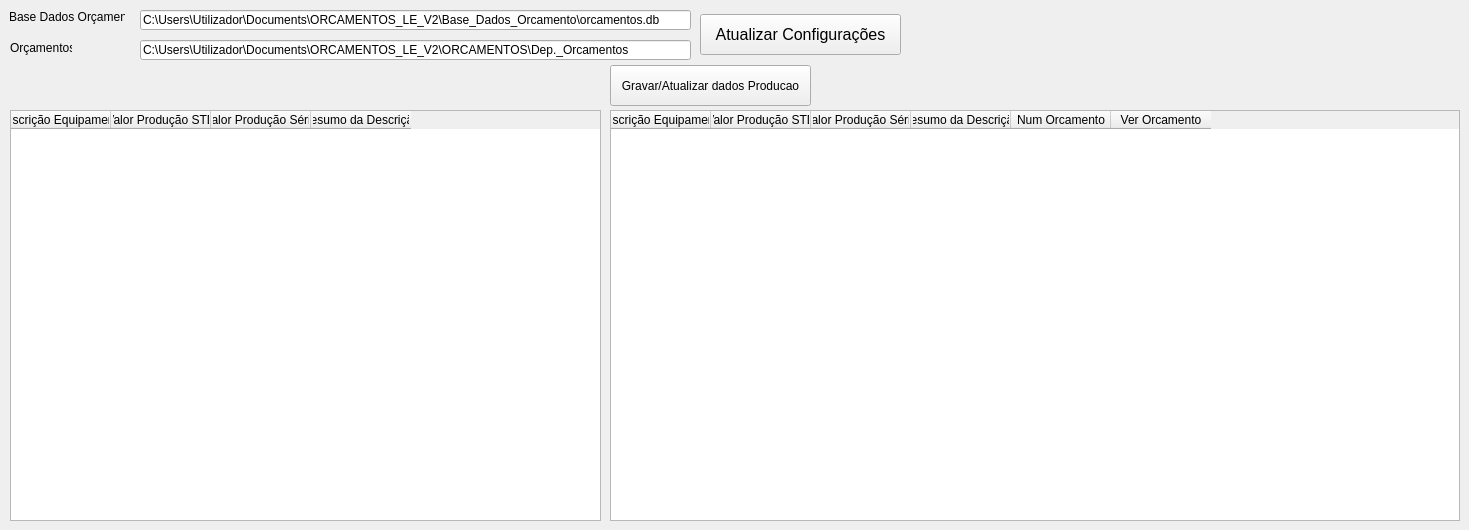
      <widget class="QWidget" name="tab_configuracoes">
       <property name="title" stdset="0">
        <string>Configurações</string>
       </property>
       <attribute name="title">
        <string>Configuracoes</string>
       </attribute>
       <widget class="QLabel" name="label_base_dados">
        <property name="geometry">
         <rect>
          <x>9</x>
          <y>9</y>
          <width>116</width>
          <height>16</height>
         </rect>
        </property>
        <property name="text">
         <string>Base Dados Orçamento:</string>
        </property>
       </widget>
       <widget class="QLineEdit" name="lineEdit_base_dados">
        <property name="geometry">
         <rect>
          <x>140</x>
          <y>10</y>
          <width>551</width>
          <height>20</height>
         </rect>
        </property>
        <property name="text">
         <string>C:\Users\Utilizador\Documents\ORCAMENTOS_LE_V2\Base_Dados_Orcamento\orcamentos.db</string>
        </property>
       </widget>
       <widget class="QLabel" name="label_orcamentos">
        <property name="geometry">
         <rect>
          <x>10</x>
          <y>40</y>
          <width>62</width>
          <height>16</height>
         </rect>
        </property>
        <property name="text">
         <string>Orçamentos:</string>
        </property>
       </widget>
       <widget class="QLineEdit" name="lineEdit_orcamentos">
        <property name="geometry">
         <rect>
          <x>140</x>
          <y>40</y>
          <width>551</width>
          <height>20</height>
         </rect>
        </property>
        <property name="text">
         <string>C:\Users\Utilizador\Documents\ORCAMENTOS_LE_V2\ORCAMENTOS\Dep._Orcamentos</string>
        </property>
       </widget>
       <widget class="QPushButton" name="pushButton_atualiza_configuracoes">
        <property name="geometry">
         <rect>
          <x>700</x>
          <y>14</y>
          <width>201</width>
          <height>41</height>
         </rect>
        </property>
        <property name="font">
         <font>
          <pointsize>12</pointsize>
         </font>
        </property>
        <property name="text">
         <string>Atualizar Configurações</string>
        </property>
       </widget>
       <widget class="QTableWidget" name="tableWidget_maquinas">
        <property name="geometry">
         <rect>
          <x>10</x>
          <y>110</y>
          <width>591</width>
          <height>411</height>
         </rect>
        </property>
        <property name="rowCount">
         <number>0</number>
        </property>
        <property name="columnCount">
         <number>4</number>
        </property>
        <column>
         <property name="text">
          <string>Descrição Equipamento</string>
         </property>
        </column>
        <column>
         <property name="text">
          <string>Valor Produção STD</string>
         </property>
        </column>
        <column>
         <property name="text">
          <string>Valor Produção Série</string>
         </property>
        </column>
        <column>
         <property name="text">
          <string>Resumo da Descrição</string>
         </property>
        </column>
       </widget>
       <widget class="QPushButton" name="pushButton_gravar_producao">
        <property name="geometry">
         <rect>
          <x>610</x>
          <y>65</y>
          <width>201</width>
          <height>41</height>
         </rect>
        </property>
        <property name="text">
         <string>Gravar/Atualizar dados Producao</string>
        </property>
       </widget>
       <widget class="QTableWidget" name="tableWidget_orcamento_maquinas">
        <property name="geometry">
         <rect>
          <x>610</x>
          <y>110</y>
          <width>850</width>
          <height>411</height>
         </rect>
        </property>
        <property name="rowCount">
         <number>0</number>
        </property>
        <property name="columnCount">
         <number>6</number>
        </property>
        <column>
         <property name="text">
          <string>Descrição Equipamento</string>
         </property>
        </column>
        <column>
         <property name="text">
          <string>Valor Produção STD</string>
         </property>
        </column>
        <column>
         <property name="text">
          <string>Valor Produção Série</string>
         </property>
        </column>
        <column>
         <property name="text">
          <string>Resumo da Descrição</string>
         </property>
        </column>
        <column>
         <property name="text">
          <string>Num Orcamento</string>
         </property>
        </column>
        <column>
         <property name="text">
          <string>Ver Orcamento</string>
         </property>
        </column>
       </widget>
      </widget>
